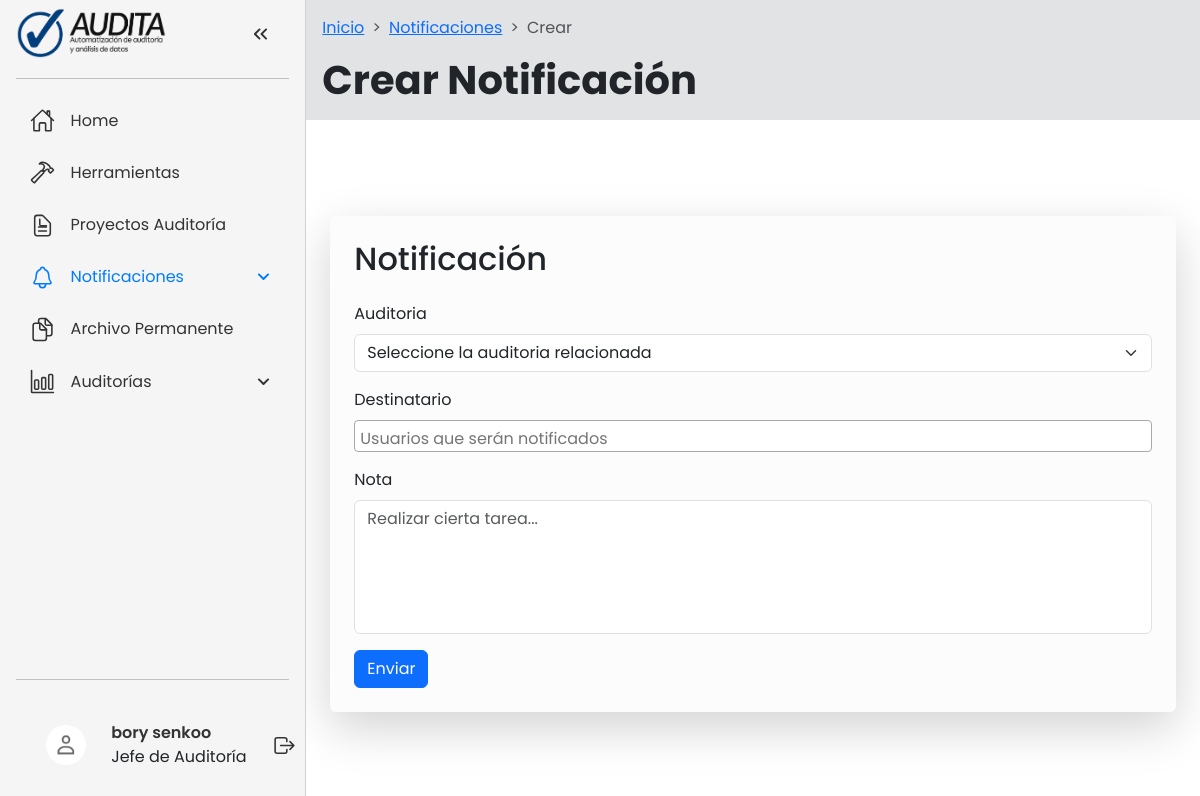
Screenshot of /notificaciones/crear/ (signed in) with the database file from the repository.
### users/models.py (models this page shows, shortened)
class User(AbstractUser):
    MODALIDAD_CHOICES = [
        ('I', 'Modalidad Individual'),
        ('G', 'Modalidad Grupal'),
        ('S', 'Superadmin'),
    ]
    first_name = models.CharField(max_length=30)
    last_name = models.CharField(max_length=30)
    signature = models.UUIDField(default=uuid.uuid4, editable=False, unique=True)
    modalidad = models.CharField(
        max_length=1,
        choices=MODALIDAD_CHOICES,
        default='I',
        help_text="Indica si el usuario pertenece a modalidad individual (I), grupal (G) o es superadmin (S)"
    )
    plan = models.CharField(
        max_length=2,
        default='M',
        help_text="Letra que identifica el plan específico (M: mensual, NT: no tiene plan, etc.)"
    )
    administrador = models.ForeignKey(
        'self',
        related_name='auditores',
        on_delete=models.SET_NULL,
        null=True,
        blank=True,
        help_text="Administrador al que está asociado este usuario (para modalidad grupal)"
    )
    role = models.ForeignKey(
        Roles,
        related_name="role",
        on_delete=models.SET_NULL,
        null=True,
        blank=True,
    )
    is_deleted = models.BooleanField(default=False)
    deleted_at = models.DateTimeField(null=True, blank=True)

class Roles(models.Model):
    name = models.CharField(max_length=255)
    verbose_name = models.CharField(max_length=255)
    def __str__(self):
        return self.verbose_name

### notifications/views.py (the view)
# urls.py: path("crear/", views.create_notification_view, name="create_notification"),
@login_required
def create_notification_view(req):
    if req.method == "GET":
        return create_notification_page(req)
    elif req.method == "POST":
        return push_notification(req)

### audits/utils.py (called while the page is built)
def audit_to_dict(audit) -> AuditType:
    return {
        "id": audit.id,
        "title": audit.title,
        "identidad": audit.identidad,
        "fechaInit": audit.fechaInit.isoformat(),
        "fechaEnd": audit.fechaEnd.isoformat(),
        "tipoAuditoria": audit.tipoAuditoria,
        "created_at": audit.created_at.isoformat(),
        "updated_at": audit.updated_at.isoformat() if audit.updated_at else None,
        "audit_manager": user_to_dict(audit.audit_manager),
        "assigned_users": [user_to_dict(user) for user in audit.assigned_users.all()],
    }

def get_assigned_audits(user_role: str, req: HttpRequest):
    if user_role == "audit_manager":
        return Audit.objects.filter(audit_manager=req.user)
    elif user_role in ["supervisor", "auditor"]:
        return Audit.objects.filter(assigned_users=req.user)

### common/context_processors.py (called while the page is built)
def get_is_active_route(route: str, req: HttpRequest):
    path = req.path
    reverse_url = reverse(route)
    striped_path = path.strip("/")
    striped_reverse_url = reverse_url.strip("/")
    if striped_reverse_url == striped_path:
        return True
    if reverse_url in path and reverse_url != "/":
        return True
    path_splited_list = path.split("/")
    if len(path_splited_list) < 1:
        return False
    for path_segment in path_splited_list:
        if reverse_url == path_segment:
            return True
    return False

def assigned_audits(req: HttpRequest):
    return {
        "assigned_audits": (
            get_assigned_audits(req.user.role.name, req)
            if req.user.is_authenticated
            else ""
        )
    }

def is_choose_new_audit_path(req: HttpRequest):
    choose_new_audit_paths = (
        "audit_time_summary_index",
        "audit_time_summary_table",
        "summary_worked_hours_table",
        "status_of_work_papers_table",
        "activities_page",
        "tools",
    )
    for p in choose_new_audit_paths:
        url = reverse(p)
        if req.path == url:
            return {"is_choose_new_audit_path": True}
    return {"is_choose_new_audit_path": False}

def months_processor(req: HttpRequest):
    months = Months.objects.all()
    return {"months": months}

def current_statuses_processor(req: HttpRequest):
    current_statuses = CurrentStatus.objects.all()
    return {"current_statuses": current_statuses}

### notifications/templates/notifications/create-notification.html (shortened to what this page needs)
{% extends "common/system-base.html" %}
{% block page_title %}
    Crear Notificación
{% endblock page_title %}
{% block main_content %}
    <div class="container mt-5 p-md-4 p-2 bg-light-subtle shadow-lg rounded">
        <h2 class="mb-4">Notificación</h2>
        <form action="{% url 'create_notification' %}" method="post">
            <div class="mb-3">
                <label for="audit" class="form-label">Auditoria</label>
                <select class="form-select"
                        aria-label="audit"
                        id="audit_id"
                        name="audit_id"
                        required>
                    <option selected>Seleccione la auditoria relacionada</option>
                </select>
            </div>
            <div class="mb-3">
                <label for="notifieds_users" class="form-label">Destinatario</label>
            </div>
            <div class="mb-3">
                <label for="note" class="form-label">Nota</label>
                <textarea class="form-control"
                          id="note"
                          rows="5"
                          name="notification_note"
                          placeholder="Realizar cierta tarea..."
                          style="resize: none"
                          required></textarea>
            </div>
            <button type="submit" class="btn btn-primary">Enviar</button>
        </form>
    </div>
{% endblock main_content %}

### common/templates/common/_aside.html (shortened to what this page needs)
{% load filters %}
{% load static %}
<nav id="sidebar">
  <ul>
    <li>
      <img
      src="{% static 'images/audita-logo-horizontal.png' %}"
      alt="Logo de la Empresa"
      class="h-8 w-auto" width="150" height="50"
    />
      <button id="toggle-btn" onclick="toggleSidebar()">
      </button>
    </li>
    <hr />
    {% if user.role.name != 'superadmin' %}
      {% for link in aside_navbar_links %}
        {% if not link.hide_to or user.role.name not in link.hide_to %}
          {% if link.type == "collapse" %}
            <li class="{% if link.active %}collapse-active{% endif %}">
              <button class="dropdown-btn" onclick="toggleSubMenu(this)">
                {{ link.icon|safe }}
                <span>{{ link.name }}</span>
                <svg xmlns="http://www.w3.org/2000/svg"
                     height="24px"
                     viewBox="0 -960 960 960"
                     width="24px"
                     fill="#e8eaed">
                  <path d="M480-361q-8 0-15-2.5t-13-8.5L268-556q-11-11-11-28t11-28q11-11 28-11t28 11l156 156 156-156q11-11 28-11t28 11q11 11 11 28t-11 28L508-372q-6 6-13 8.5t-15 2.5Z" />
                </svg>
              </button>
            </li>
          {% else %}
            <li class="{% if link.active %}active{% endif %}">
              <a href="{% url link.url %}">
                {{ link.icon|safe }}
                <span>{{ link.name }}</span>
              </a>
            </li>
          {% endif %}
        {% endif %}
      {% endfor %}
    {% endif %}
    <hr class="mt-auto" />
    <li class="user-section" onclick="toggleUserOptions()">
      {% load static %}
      <a href="{% url 'user' %}">
        <img src="{% static 'images/placeholder-user.jpg' %}"
             alt="User Image"
             height="40"
             width="40" />
      </a>
      <div class="user-info">
        <div class="user-name">{{ user.first_name }} {{ user.last_name }}</div>
        <div class="user-role">{{ user.role }}</div>
      </div>
      <a href="{% url 'logout' %}" class="logout-button">
      </a>
    </li>
  </ul>
</nav>

### static/users/styles.css (style rules this page uses)
* { font-family: Poppins, 'Segoe UI', Tahoma, Geneva, Verdana, sans-serif !important; }
:root { --base-clr: #f5f5f5; --line-clr: #d1d1d1; --hover-clr: #e0e0e0; --text-clr: #333; --accent-clr: #007bff; --secondary-text-clr: #555; }
#sidebar { box-sizing: border-box; height: 100vh; width: 25rem; padding: 5px 1em; background-color: var(--base-clr); border-right: 1px solid var(--line-clr); position: sticky; top: 0; align-self: start; transition: 300ms ease-in-out; overflow: hidden; z-index: 10; text-wrap: nowrap; }
#sidebar .user-section { padding: 1em; display: flex; align-items: center; gap: 0.75em; }
#sidebar .user-section img { width: 40px; height: 40px; border-radius: 50%; object-fit: cover; }
#sidebar .user-section .user-info { flex-grow: 1; }
#sidebar .user-section .user-name { font-weight: 600; font-size: 1rem; color: var(--text-clr); }
#sidebar ul { list-style: none; padding: 0 !important; margin: 0 !important; min-height: 100% !important; display: flex; flex-direction: column; }
#sidebar svg { width: 25px; }
#sidebar a, #sidebar .dropdown-btn { border-radius: .5em; padding: .85em; text-decoration: none; color: var(--text-clr); display: flex; align-items: center; gap: 1em; }
.dropdown-btn { width: 100%; text-align: left; background: none; border: none; font: inherit; cursor: pointer; }
#sidebar svg { flex-shrink: 0; fill: var(--text-clr); }
#sidebar a span, #sidebar .dropdown-btn span { flex-grow: 1; }
.dropdown-btn svg { transition: 200ms ease; }

### rows the page displays
User: first_name "bory", last_name "senkoo", role "Jefe de Auditoría"

### other values shown
{{ link.name }} "Home" "Herramientas" "Proyectos Auditoría" "Archivo Permanente"
{{ link.name }} "Notificaciones" "Auditorías"
{{ name }} "Inicio" "Notificaciones"
{{ name }} "Crear"
